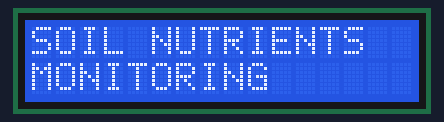
This sketch was run on a simulated Arduino Uno, built with avr-gcc and run on an emulated ATmega328P. Parts: 16×2 character LCD. What the sketch prints to the serial monitor is not drawn.

Above: at 0.1 s.
At 5.9 s:
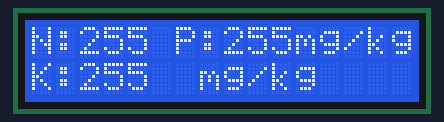

The sketch:

Arduino_code.ino
```cpp
#include <SoftwareSerial.h>
#include <Wire.h>
#include <LiquidCrystal.h>
#include <stdio.h>


const int rs = 8, en = 9, d4 = 10, d5 = 11, d6 = 12, d7 = 13;
LiquidCrystal lcd(rs, en, d4, d5, d6, d7);

const int level=4;


#define RE 6
#define DE 7


//const byte code[]= {0x01, 0x03, 0x00, 0x1e, 0x00, 0x03, 0x65, 0xCD};
const byte nitro[] = {0x01,0x03, 0x00, 0x1e, 0x00, 0x01, 0xe4, 0x0c};
const byte phos[] = {0x01,0x03, 0x00, 0x1f, 0x00, 0x01, 0xb5, 0xcc};
const byte pota[] = {0x01,0x03, 0x00, 0x20, 0x00, 0x01, 0x85, 0xc0};

byte values[11];
SoftwareSerial mod(2,3);
void npk_check();
void soil_check(void);
void setup() {
  Serial.begin(9600);
  lcd.begin(16, 2);
   mod.begin(9600);
  pinMode(RE, OUTPUT);
  pinMode(DE, OUTPUT);
    lcd.clear();
    lcd.setCursor(0,0);
      lcd.print("SOIL NUTRIENTS");
      lcd.setCursor(0,1);
      lcd.print("MONITORING");
  delay(3000);
}

void loop() {
 npk_check();
   //soil_check();
}
void npk_check()
{
  byte n = nitrogen();
  delay(250) ; // Get nitrogen value
  byte p = phosphorous();
  delay(250); // Get phosphorous value
  byte k = potassium();   // Get potassium value
  delay(250);
  // Create a formatted string of data
  char data[20];
  sprintf(data, "%d,%d,%d", n, p, k);

  // Send the string over serial to the NodeMCU
  Serial.println(data);

  delay(2000);
  lcd.clear();
    lcd.setCursor(0,0);
      lcd.print("N:");
    lcd.setCursor(2,0);
      lcd.print(n);
      lcd.setCursor(6,0);
      lcd.print("P:");
    lcd.setCursor(8,0);
      lcd.print(p);
       lcd.setCursor(11,0);
      lcd.print("mg/kg");
      lcd.setCursor(0,1);
      lcd.print("K:");
  lcd.setCursor(2,1);
      lcd.print(k);
       lcd.setCursor(7,1);
      lcd.print("mg/kg");
  delay(2000);
}
byte nitrogen(){
  digitalWrite(DE,HIGH);
  digitalWrite(RE,HIGH);
  delay(10);
  if(mod.write(nitro,sizeof(nitro))==8){
    digitalWrite(DE,LOW);
    digitalWrite(RE,LOW);
    for(byte i=0;i<7;i++){
    //Serial.print(mod.read(),HEX);
    values[i] = mod.read();
  //  Serial.print(values[i],HEX);
    }
    //Serial.println();
  }
  return values[4];
}

byte phosphorous(){
  digitalWrite(DE,HIGH);
  digitalWrite(RE,HIGH);
  delay(10);
  if(mod.write(phos,sizeof(phos))==8){
    digitalWrite(DE,LOW);
    digitalWrite(RE,LOW);
    for(byte i=0;i<7;i++){
    //Serial.print(mod.read(),HEX);
    values[i] = mod.read();
   // Serial.print(values[i],HEX);
    }
    Serial.println();
  }
  return values[4];
}

byte potassium(){
  digitalWrite(DE,HIGH);
  digitalWrite(RE,HIGH);
  delay(10);
  if(mod.write(pota,sizeof(pota))==8){
    digitalWrite(DE,LOW);
    digitalWrite(RE,LOW);
    for(byte i=0;i<7;i++){
    //Serial.print(mod.read(),HEX);
    values[i] = mod.read();
  //  Serial.print(values[i],HEX);
    }
   // Serial.println();
  }
  return values[4];
}

/*void soil_check()
{

    if(digitalRead(level) == 1)
    {
      lcd.clear();
      lcd.setCursor(0,0);
      lcd.print("LAND DRY");
      lcd.setCursor(0,1);
      lcd.print("");
      Serial.println("LAND DRY");
     }
       else if(digitalRead(level) == 0)
    {
       lcd.clear();
      lcd.setCursor(0,0);
      lcd.print("LAND WET");
      lcd.setCursor(0,1);
      lcd.print("");
      //Serial.println("LAND WET");
     }
    delay(2000);
}*/
```
